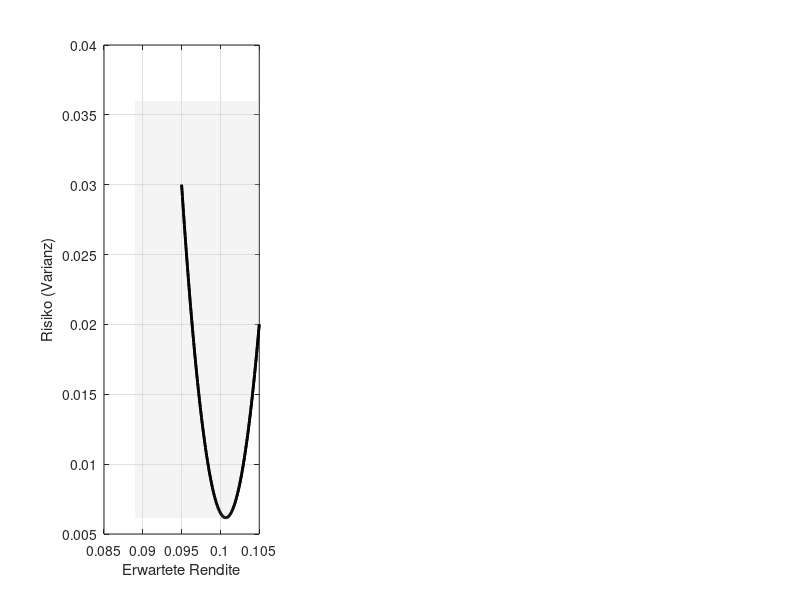

The MATLAB source for this figure: (Note: this script raises an error after producing the figure.)
clc; close all;

%% Daten
r = [0.095; 0.105]; % Rendite
Q = [0.030 -0.012; -0.012 0.020]; % Kovarianz

alpha = 0.75; % Skalierungsfaktor der Unsicherheit

V = [ 0.010  -0.005; % Unsicherheitsrichtungen
      0.020   0.015;
     -0.006   0.012;
      0.000  -0.008 ];

M = 0.4;
D = [ 0   0; % -R^2_+ addieren
     -M   0;   
      0   M ]; 

% Rechteckgrenzen weil wir nicht den ganzen -R^2_+ brauchen
x_min = 0.089; x_max = 0.11;
y_min = 0;    y_max = 0.036;

% Startportfolio
x0 = [0;1];             
eps = 1e-6; % kleine Toleranz
n = length(x0);

%% Plot Figure 1

% Pareto-Front
lambda = linspace(0,1,200); % Diskretisierung
mu = lambda*r(1) + (1-lambda)*r(2); % erwartete Rendite
risk_plot = lambda.^2*Q(1,1) + 2*lambda.*(1-lambda)*Q(1,2) + (1-lambda).^2*Q(2,2); %Varianz

ax(1) = subplot(1,3,1);
plot(mu, risk_plot, 'k', 'LineWidth', 2); % Pareto-Front
hold on;
xlabel('Erwartete Rendite');
ylabel('Risiko (Varianz)');
grid on;

% Dominierte Flächen
mid_idx = 87;
idx_right = mid_idx:length(mu);
idx_left = 1:mid_idx;
X_fill = [mu(idx_left), fliplr(mu(idx_left))];
Y_fill = [risk_plot(idx_left), y_max*ones(size(idx_left))];
fill(X_fill, Y_fill, [0.85 0.85 0.85], 'EdgeColor','none', 'FaceAlpha',0.3);

[~, idx_min_risk] = min(risk_plot); % minimaler Varianzwert
mu_min_risk = mu(idx_min_risk);
risk_min_risk = risk_plot(idx_min_risk);

X_hor = [x_min, mu_min_risk, mu_min_risk, x_min];
Y_hor = [risk_min_risk, risk_min_risk, y_max, y_max];

fill(X_hor, Y_hor, [0.85 0.85 0.85], 'EdgeColor','none', 'FaceAlpha',0.3);

% Pareto_Front erneut zeichnen
plot(mu, risk_plot, 'k', 'LineWidth', 2);

% Ausgewählte Portfolios plotten (f(x))
lambdas_x = 0:0.2:1;
nSteps = length(lambdas_x);

hold on

for k = 1:length(lambdas_x)
    lam = lambdas_x(k);
    mu_x   = lam*r(1) + (1-lam)*r(2);
    risk_x = lam^2*Q(1,1) + 2*lam*(1-lam)*Q(1,2) + (1-lam)^2*Q(2,2);
    color_k = interp1(linspace(0,1,nSteps), parula(nSteps), lam);
    plot(mu_x, risk_x, 'o','MarkerFaceColor', color_k,'MarkerEdgeColor', color_k);
end

hold off

% Achsen und Labels
xlabel('Erwartete Rendite');
ylabel('Risiko (Varianz)');
set(gca,'YDir','reverse'); % invertierte Risikoachse

xlim([x_min + 0.001, x_max - 0.001]);
ylim([y_min + 0.001, y_max - 0.002]);

%% Plot figure 2
ax(2) = subplot(1,3,2);

plot(mu, risk_plot, 'k', 'LineWidth', 2); % Pareto-Front
hold on;
xlabel('Erwartete Rendite');
ylabel('Risiko (Varianz)');
grid on;
fill(X_hor, Y_hor, [0.85 0.85 0.85], 'EdgeColor','none', 'FaceAlpha',0.3); % dominierte PF
fill(X_fill, Y_fill, [0.85 0.85 0.85], 'EdgeColor','none', 'FaceAlpha',0.3);
plot(mu, risk_plot, 'k', 'LineWidth', 2); % Pareto-Front

% Ausgewählte Portfolios plotten (conv(f(x) + delta V)
lambdas_x = 0:0.2:1;
nSteps = length(lambdas_x);

hold on

for k = 1:length(lambdas_x)
    lam = lambdas_x(k);
    mu_x   = lam*r(1) + (1-lam)*r(2);
    risk_x = lam^2*Q(1,1) + 2*lam*(1-lam)*Q(1,2) + (1-lam)^2*Q(2,2);
    f_x = [mu_x; risk_x];

    % delta(x)
    delta = alpha * lam * (1-lam);

    Fx = f_x' + delta * V;
    Fx = unique(Fx,'rows');
    color_k = interp1(linspace(0,1,nSteps), parula(nSteps), lam);

    if size(Fx,1) >= 3
        % 2D: konvexe Hülle
        K = convhull(Fx(:,1), Fx(:,2));
        fill(Fx(K,1), Fx(K,2), color_k,'FaceAlpha', 0.3,'EdgeColor', color_k);
    elseif size(Fx,1) == 2
        % Liniensegment:
        plot(Fx(:,1), Fx(:,2), 'b-', 'LineWidth',2);
    else
        % Einzelpunkt:
        plot(Fx(1,1), Fx(1,2), 'yo', 'MarkerFaceColor',color_k, 'MarkerEdgeColor', color_k);
    end
end

hold off

% Achsen und Labels
xlabel('Erwartete Rendite');
ylabel('Risiko (Varianz)');
set(gca,'YDir','reverse'); % invertierte Risikoachse

xlim([x_min + 0.001, x_max - 0.001]);
ylim([y_min + 0.001, y_max - 0.002]);

%% Plot figure 3
ax(3) = subplot(1,3,3);

plot(mu, risk_plot, 'k', 'LineWidth', 2); % Pareto-Front
hold on;
xlabel('Erwartete Rendite');
ylabel('Risiko (Varianz)');
grid on;

% Ausgewählte Portfolios plotten (F(x))
lambdas_x = 0:0.2:1;
nSteps = length(lambdas_x);

hold on

for k = 1:nSteps
    lam = lambdas_x(k);

    mu_x   = lam*r(1) + (1-lam)*r(2);
    risk_x = lam^2*Q(1,1) + 2*lam*(1-lam)*Q(1,2) + (1-lam)^2*Q(2,2);

    x0 = [lam; (1-lam)];
    Fx = ComputeF(x0, r, Q, V, D, alpha, x_min, x_max, y_min, y_max)';
    
    color_k = interp1(linspace(0,1,nSteps), parula(nSteps), lam);

    if size(Fx,1) >= 3
        K = convhull(Fx(:,1), Fx(:,2));
        fill(Fx(K,1), Fx(K,2), color_k,'FaceAlpha', 0.3,'EdgeColor', color_k);
    end
end

hold off

% Achsen und Labels
xlabel('Erwartete Rendite');
ylabel('Risiko (Varianz)');
set(gca,'YDir','reverse'); % invertierte Risikoachse

xlim([x_min + 0.001, x_max - 0.001]);
ylim([y_min + 0.001, y_max - 0.002]);

% Colorbar einsetzen
nSteps = length(lambdas_x);
cmap = flipud(parula(nSteps));

colormap(cmap)
caxis(ax, [0 1])

for i = 1:3
    pos = ax(i).Position;
    pos(3) = pos(3) * 0.92;
    ax(i).Position = pos;
end

cb = colorbar('Position',[0.93 0.11 0.02 0.78]);
cb.Label.String = '$1-x_1$';
cb.Label.Interpreter = 'latex';
cb.Ticks = 0:0.2:1;

%% Funktionen

function Fx = ComputeF(x0, r, Q, V, D, alpha, x_min, x_max, y_min, y_max)
   lam = x0(1);
   mu_x0   = lam*r(1) + (1-lam)*r(2); % erwartete Rendite
   risk_x0 = lam^2*Q(1,1) + 2*lam*(1-lam)*Q(1,2) + (1-lam)^2*Q(2,2); % Varianz
   f_x0 = [mu_x0; risk_x0]; % f(x)
   delta_x0 = alpha * lam * (1-lam); % delta(x)

   Fx_base = f_x0' + delta_x0 * V;
   Fx = [];
   for i = 1:size(Fx_base,1)
       Fx = [Fx; Fx_base(i,:) + D];
   end
   Fx = unique(Fx,'rows');

   Fx(:,1) = min(max(Fx(:,1), x_min), x_max); % 'abschneiden' von F(x), weil wir in der Implementierung
   Fx(:,2) = min(max(Fx(:,2), y_min), y_max); % keinen unendlichen Kegel -R^2_+ benötigen, Andeutung reicht
   Fx = [Fx; [x_min,y_max]];
   Fx = Fx';
end
